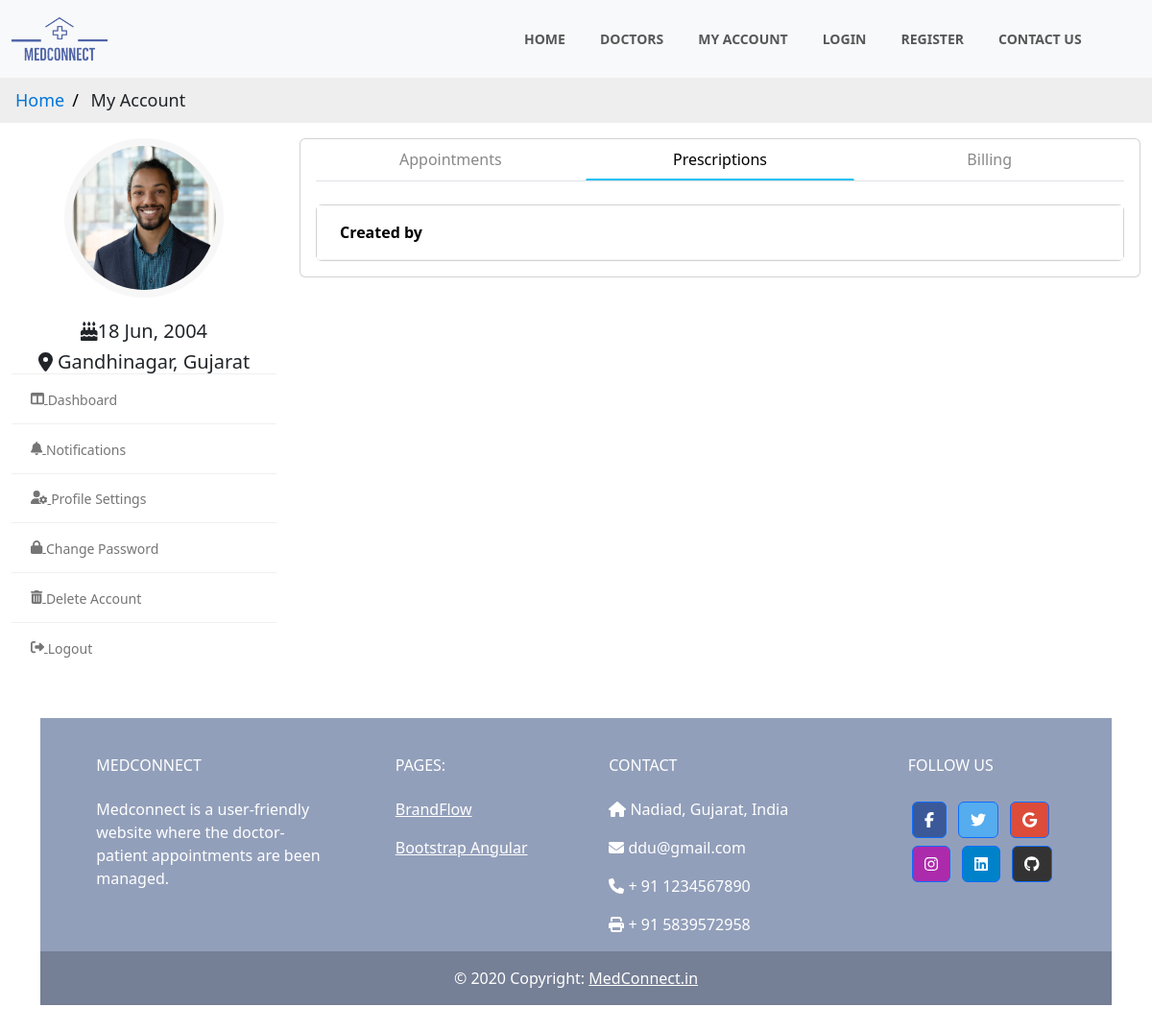
/patient/prescription/ (signed in), run on an earlier commit of the app's database.
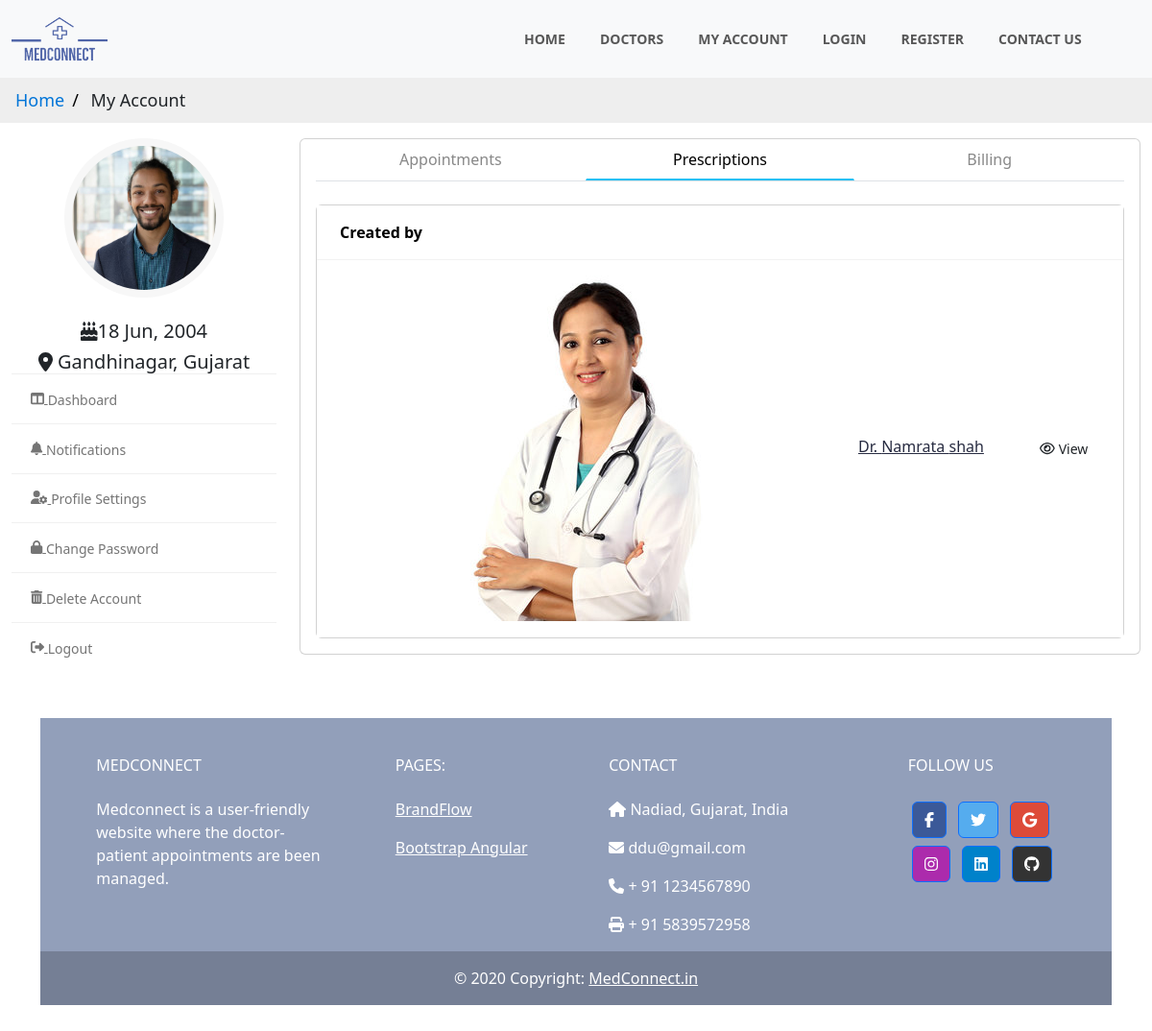
And on a later commit of the database.
### doctor/models.py (models this page shows)
class prescription(models.Model):
    appointment_id=models.ForeignKey(appointment,on_delete=models.CASCADE, default=None)
    date = models.DateField()
    duration = models.IntegerField( default=0)
    age = models.IntegerField()
    gender = models.CharField(max_length=20 , default='rather not say')

class appointment(models.Model):
    patient_id=models.ForeignKey(Patient,on_delete=models.CASCADE)
    doctor_id=models.ForeignKey(Doctor,on_delete=models.CASCADE)
    patient_name = models.CharField(max_length=255 , default='unknown user')
    datetime = models.DateTimeField(auto_now_add=False,null=True)
    appointment_state = models.CharField(max_length=255) #accept reject etcccccc
    note = models.TextField()
    rejection_reason = models.TextField(blank=True, null=True)

### accounts/models.py (models this page shows, shortened)
class Doctor(models.Model):
    user = models.OneToOneField(CustomUser, on_delete=models.CASCADE, primary_key=True)
    doctor_addr = models.ForeignKey(Address, on_delete=models.CASCADE)
    qualification = models.CharField(max_length=255)
    specialization = models.CharField(max_length=255)
    certificate_no = models.CharField(max_length=255)
    fees = models.IntegerField()
    profile_img = models.ImageField(upload_to="doctors_profile_images", default='doctors_profile_images/default.png')

class CustomUser(AbstractBaseUser, PermissionsMixin):
    email = models.EmailField(unique=True)
    first_name = models.CharField(max_length=30)
    last_name = models.CharField(max_length=30)
    phone_number = models.CharField(max_length=15)
    is_active = models.BooleanField(default=True)
    is_staff = models.BooleanField(default=False)
    is_admin = models.BooleanField(default=False)
    is_superadmin = models.BooleanField(default=False)
    type = models.CharField(max_length=16, default='patient')
    objects = CustomUserManager()
    USERNAME_FIELD = 'email'
    REQUIRED_FIELDS = ['first_name']

### patient/views.py (the view)
# urls.py: path('prescription/',views.pat_prescription,name='pat_prescription'),
@login_required(login_url='/login/')
def pat_prescription(request):
    current_user=request.user
    patient=Patient.objects.get(user_id=current_user.id)
    address=Address.objects.get(id=patient.patient_addr_id)
    appt=appointment.objects.filter(patient_id_id=current_user.id).only('id').all()
    presc=prescription.objects.filter(appointment_id_id__in=Subquery(appt))
    context={
        'user':current_user,
        'patient':patient,
        'address':address,
        'presc':presc,
        }
    return render(request,"patient/prescription.html",context)

### templates/patient/prescription.html (shortened to what this page needs)
{%extends 'patient/myaccount_base.html'%}
{%block main%}
      <div class="col-md-7 col-lg-8 col-xl-9">
        <div class="card">
          <div class="card-body pt-0">
            <nav class="user-tabs mb-4">
              <ul class="nav nav-tabs nav-tabs-bottom nav-justified">
                <li class="nav-item">
                  <a class="nav-link" href="/patient/myaccount/" data-toggle="tab">Appointments</a>
                </li>
                <li class="nav-item">
                  <a class="nav-link  active" href="/patient/prescription/" data-toggle="tab">Prescriptions</a>
                </li>
                <li class="nav-item">
                  <a class="nav-link" href="/patient/bills/" data-toggle="tab">Billing</a>
                </li>
              </ul>
            </nav>
            <div class="tab-content pt-0">
            <div class="tab-pane fade show active" id="pres">
				<div class="card card-table mb-0">
					<div class="card-body">
						<div class="table-responsive">
							<table class="table table-hover table-center mb-0">
								<thead>
									<tr>
										<th>Created by </th>
										<th></th>
									</tr>
								</thead>
								<tbody>
									{%for p in presc%}
									<tr>
											<td>
												<h2 class="table-avatar">
													<a href="doctor-profile.html" class="avatar avatar-sm mr-2">
														<img class="" src="/media/{{p.appointment_id.doctor_id.profile_img}}" alt="User Image">
													</a>
													<a href="doctor-profile.html">Dr. {{p.appointment_id.doctor_id.user.first_name}}  {{p.appointment_id.doctor_id.user.last_name}}</a>
												</h2>
											</td>
											<td class="text-right">
												<div class="table-action">
													<a href="/patient/view-prescription/{{p.id}}" class="btn btn-sm bg-info-light">
														<i class="far fa-eye"></i> View
													</a>
												</div>
											</td>
										</tr>
										{%endfor%}
									</tbody>
								</table>
							</div>
						</div>
					</div>
				</div>
            </div>
          </div>
        </div>
      </div>
    </div>
  </div>
</div>
{% endblock  %}

What changed in the data, as far as the page shows it:
added prescription: appointment_id.doctor_id.profile_img (picture), appointment_id.doctor_id.user.first_name "Namrata", appointment_id.doctor_id.user.last_name "shah"
